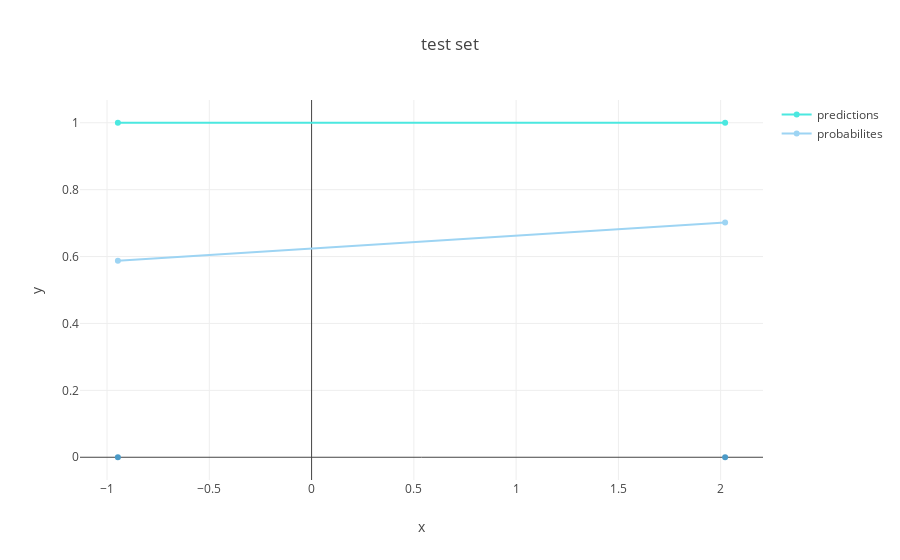

Source (notebook cell):
### Code cell
# Visualize predictions on test Set
fig = px.scatter(x=X_test.flatten().tolist(), y=Y_test, title="test set")
fig.add_trace(
    go.Scatter(x=X_test.flatten().tolist(), y=Y_test_pred, name="predictions")
)
fig.add_trace(
    go.Scatter(x=X_test.flatten().tolist(), y=Y_test_proba[:, 1], name="probabilites")
)
fig.show()

### Figure 1 — Plotly figure (JSON) as saved in the notebook; plotly's stock layout.template omitted (floating-point values rounded to 4 significant figures)
{"data": [{"hovertemplate": "x=%{x}<br>y=%{y}<extra></extra>", "legendgroup": "", "marker": {"color": "#4B9AC7", "symbol": "circle"}, "mode": "markers", "name": "", "orientation": "v", "showlegend": false, "type": "scatter", "x": [-0.9469, 2.022], "xaxis": "x", "y": [0, 0], "yaxis": "y"}, {"name": "predictions", "type": "scatter", "x": [-0.9469, 2.022], "y": [1, 1]}, {"name": "probabilites", "type": "scatter", "x": [-0.9469, 2.022], "y": [0.5876, 0.7021]}], "layout": {"legend": {"tracegroupgap": 0}, "title": {"text": "test set"}, "xaxis": {"anchor": "y", "domain": [0, 1], "title": {"text": "x"}}, "yaxis": {"anchor": "x", "domain": [0, 1], "title": {"text": "y"}}}}
